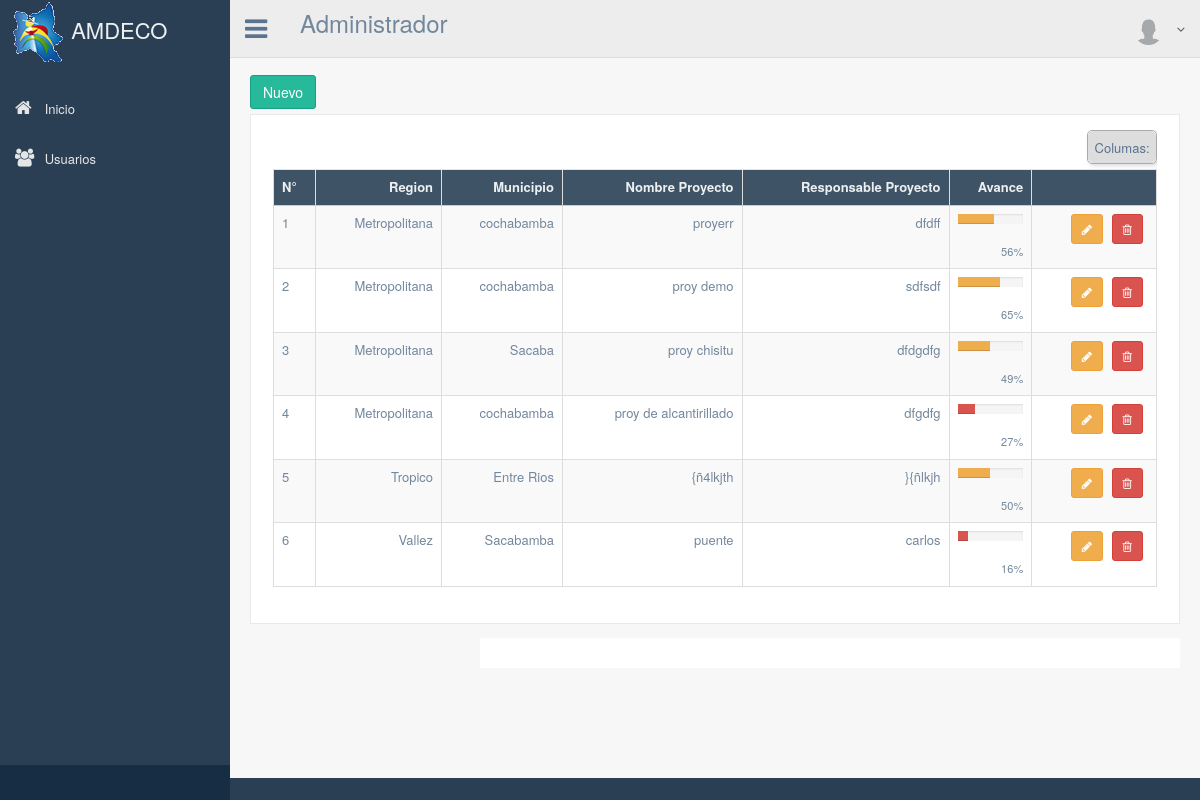
/lista_finanzas/, run on the app's committed database.
### apps/finanzas/models.py (models this page shows, shortened)
class proyectoFinanzas(models.Model):
	codigo = models.CharField(max_length=200)
	nombre_proyecto = models.CharField(max_length=200)
	region = models.CharField(max_length=200)
	municipio = models.CharField(max_length=200)
	responsable_proyecto = models.CharField(max_length=200)
	fecha_inicio = models.DateField(null=True, blank=True)
	fecha_conclucion = models.DateField(null=True, blank=True)
	objetivo = models.CharField(max_length=200)
	avance = models.IntegerField(null=True, blank=True)

### apps/finanzas/views.py (the view)
# urls.py: url(r'^lista_finanzas/$', 'apps.finanzas.views.listadoFinanzas', name='lista_finanzas'),
def listadoFinanzas(request):
    print request.user.pk
    proyectos = proyectoFinanzas.objects.all()
    variables = RequestContext(request, {'proyectos': proyectos})
    return render_to_response('finanzas/listado_finanzas.html', variables)

### templates/finanzas/listado_finanzas.html (shortened to what this page needs)
{% extends "base.html" %}
{% block contenido %}
{% load permission_tags %}
        <div class="right_col" role="main">
          <div class="">
            <div class="page-title">
            </div>
            <div class="row">
              <div class="col-md-12 col-sm-12 col-xs-12">
              {% if user|has_role:'jefe_area' %}
              <a href="/proyectoFinanzas" class="btn btn-success">Nuevo</a>
              {% endif %}
                <div class="x_panel">
                  <div class="x_content">
                    <div class="table-responsive">
                      <table id="" class="table table-striped table-bordered jambo_table mediaTable" cellspacing="0" width="100%">
                        <thead>
                          <tr>
                            <th class="essential persist">N°</th>
                            <th class="oculto">Region</th>
                            <th>Municipio</th>
                            <th>Nombre Proyecto</th>
                            <th>Responsable Proyecto</th>
                            <th>Avance</th>
                            <th class="essential persist"></th>
                          </tr>
                        </thead>
                        <tbody>
                          {% for convenios in proyectos %}
                              <tr>
                                <td>{{forloop.counter}}</td>
                                <td>
                                  {% if convenios.region == '1' %}
                                    Metropolitana
                                  {% endif %}
                                  {% if convenios.region == '2' %}
                                    Vallez
                                  {% endif %}
                                  {% if convenios.region == '3' %}
                                    Tropico
                                  {% endif %}
                                </td>
                                <td>{{ convenios.municipio}}</td>
                                <td>{{ convenios.nombre_proyecto}}</td>
                                <td>{{ convenios.responsable_proyecto}}</td>
                                <td>
                                    <div class="progress progress_sm">
                                      <div class="progress-bar
                                      {% if convenios.avance > 0 and convenios.avance < 35 %}
                                        progress-bar-danger
                                      {% elif convenios.avance > 35 and  convenios.avance < 80  %}
                                        progress-bar-warning
                                      {% elif convenios.avance > 80 and convenios.avance <= 100 %}
                                        progress-bar-success
                                      {% else %}
                                        progress-bar-success
                                      {% endif%}
                                      " role="progressbar"
                                       data-transitiongoal='{{convenios.avance}}}'     >
                                      </div>
                                    </div>
                                    <small>{{convenios.avance}}% </small>
                                </td>
                                <td>
                                  {% if user|has_role:'jefe_area' %}
                                  <a href="/editar_trabajo/{{convenios.pk}}" class="btn btn-warning btn-sm" data-toggle="tooltip" data-original-title="Editar" ><i class="fa fa-pencil"></i></a>
                                  {%endif%}
                                  {% if user|has_role:'jefe_area' %}
                                  <a  class="btn btn-danger btn-sm" data-toggle="modal" data-original-title="Eliminar"  data-target=".modal-{{ convenios.pk}}"><i class="fa fa-trash-o"></i> </a>
                                  {%endif%}
                                </td>
                              </tr>
                          {% endfor %}
                        </tbody>
                      </table>
                    </div>
                  </div>
              </div>
            </div>
          </div>
        </div>
{% endblock %}

### data on the page
proyectoFinanzas: region "Metropolitana", municipio "cochabamba", nombre_proyecto "proyerr", responsable_proyecto "dfdff", avance "56"
proyectoFinanzas: region "Metropolitana", municipio "cochabamba", nombre_proyecto "proy demo", responsable_proyecto "sdfsdf", avance "65"
proyectoFinanzas: region "Metropolitana", municipio "Sacaba", nombre_proyecto "proy chisitu", responsable_proyecto "dfdgdfg", avance "49"
proyectoFinanzas: region "Metropolitana", municipio "cochabamba", nombre_proyecto "proy de alcantirillado", responsable_proyecto "dfgdfg", avance "27"
proyectoFinanzas: region "Tropico", municipio "Entre Rios", nombre_proyecto "{ñ4lkjth", responsable_proyecto "}{ñlkjh", avance "50"
proyectoFinanzas: region "Vallez", municipio "Sacabamba", nombre_proyecto "puente", responsable_proyecto "carlos", avance "16"
